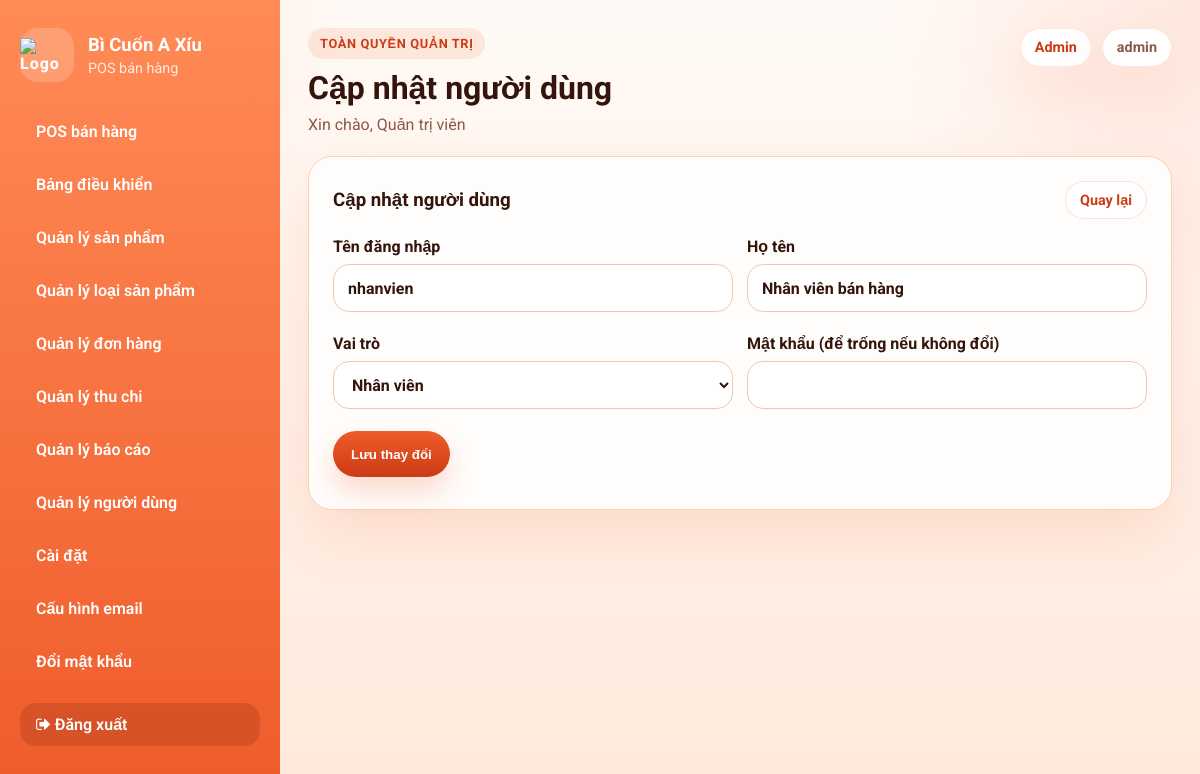
/admin/user_form.php?id=2 (signed in), run on the app's committed database.
### tables this page shows
CREATE TABLE users (
  id INT AUTO_INCREMENT PRIMARY KEY,
  username VARCHAR(80) NOT NULL UNIQUE,
  password_hash VARCHAR(255) NOT NULL,
  full_name VARCHAR(120) NOT NULL,
  role ENUM('admin', 'staff') NOT NULL DEFAULT 'staff',
  created_at TIMESTAMP DEFAULT CURRENT_TIMESTAMP
);

### config/helpers.php (called while the page is built, shortened)
<?php
function h($s)
{
    return htmlspecialchars((string) $s, ENT_QUOTES, 'UTF-8');
}

### admin/config.php (called while the page is built, shortened)
<?php
require_once __DIR__ . '/../config/db.php';
require_once __DIR__ . '/../config/helpers.php';
function adminNormalizeRole($role)
{
    $role = strtolower(trim((string) $role));
    if (in_array($role, ['staff', 'employee', 'nhan_vien', 'nhanvien'], true)) {
        return STAFF_ROLE;
    }
    return $role === ADMIN_ROLE ? ADMIN_ROLE : STAFF_ROLE;
}
function adminH($value)
{
    if (function_exists('h')) {
        return h($value);
    }
    return htmlspecialchars((string) $value, ENT_QUOTES, 'UTF-8');
}
function adminPrepare($sql)
{
    global $conn;
    $stmt = $conn->prepare($sql);
    return $stmt;
}

### admin/helpers.php (called while the page is built, shortened)
<?php
function admin_bind_and_execute($stmt, $types = '', array $params = [])
{
    if ($types !== '' && !empty($params)) {
        $stmt->bind_param($types, ...$params);
    }
    if (!$stmt->execute()) {
        adminAbort('Lỗi truy vấn cơ sở dữ liệu: ' . $stmt->error, 500);
    }
    return $stmt;
}
function admin_fetch_all($sql, $types = '', array $params = [])
{
    $stmt = adminPrepare($sql);
    admin_bind_and_execute($stmt, $types, $params);
    $result = $stmt->get_result();
    $rows = $result ? $result->fetch_all(MYSQLI_ASSOC) : [];
    return $rows;
}
function admin_fetch_one($sql, $types = '', array $params = [])
{
    $rows = admin_fetch_all($sql, $types, $params);
    return $rows[0] ?? null;
}

### admin/user_form.php (the view, shortened to what this page needs)
<?php
require_once __DIR__ . '/config.php';
require_once __DIR__ . '/helpers.php';
$userId = (int) ($_GET['id'] ?? 0);
$isEditing = $userId > 0;
$page_title = $isEditing ? 'Cập nhật người dùng' : 'Tạo người dùng mới';
if ($isEditing) {
    $user = admin_fetch_one('SELECT id, username, full_name, role FROM users WHERE id = ? LIMIT 1', 'i', [$userId]);
    $user['role'] = adminNormalizeRole($user['role']);
}
include __DIR__ . '/layout/header.php';
?>
<div class="panel">
    <div class="panel-header">
        <h3><?= adminH($page_title) ?></h3>
        <a class="button light small" href="users.php">Quay lại</a>
    </div>
    <form method="post" class="form-card">
        <div class="field">
            <label for="username">Tên đăng nhập</label>
            <input id="username" type="text" name="username" value="<?= adminH($user['username']) ?>" required>
        </div>
        <div class="field">
            <label for="full_name">Họ tên</label>
            <input id="full_name" type="text" name="full_name" value="<?= adminH($user['full_name']) ?>" required>
        </div>
        <div class="field">
            <label for="role">Vai trò</label>
            <select id="role" name="role">
                <option value="staff" <?= $user['role'] === STAFF_ROLE ? 'selected' : '' ?>>Nhân viên</option>
            </select>
        </div>
        <div class="field">
            <label for="password">Mật khẩu <?= $isEditing ? '(để trống nếu không đổi)' : '' ?></label>
            <input id="password" type="password" name="password" <?= $isEditing ? '' : 'required' ?>>
        </div>
        <div class="field field--full">
            <button type="submit" class="button"><?= $isEditing ? 'Lưu thay đổi' : 'Tạo tài khoản' ?></button>
        </div>
    </form>
</div>
<?php include __DIR__ . '/layout/footer.php'; ?>

### admin/assets/admin.css (style rules this page uses)
:root { --bg: #fff8f3; --surface: #fffdfb; --surface-soft: #fff1e6; --surface-strong: #ffe0c8; --border: #ffd0b0; --text: #33150b; --muted: #8a5a49; --primary: #ef5b2a; --primary-dark: #cb3b16; --accent: #ff915f; --danger: #d93d2c; --success: #2f8c55; --shadow: 0 24px 60px rgba(239, 91, 42, 0.14); }
* { box-sizing: border-box; }
html { font-size: 16px; }
body { margin: 0; color: var(--text); font-family: 'Roboto', sans-serif; background: radial-gradient(circle at top left, rgba(255, 180, 126, 0.34), transparent 24%), radial-gradient(circle at top right, rgba(255, 104, 61, 0.12), transparent 22%), linear-gradient(180deg, #fffaf6 0%, #ffe9db 100%); }
a { color: inherit; }
.panel, .card { background: var(--surface); border: 1px solid var(--border); border-radius: 24px; box-shadow: var(--shadow); }
.panel { padding: 24px; }
.panel-header, .section-head { display: flex; justify-content: space-between; gap: 12px; align-items: center; margin-bottom: 18px; }
.panel-header h2, .panel-header h3, .section-head h3, .section-head h4, .card h2, .card h3, .card h4 { margin: 0; }
.button { appearance: none; border: none; display: inline-flex; align-items: center; justify-content: center; gap: 8px; min-height: 46px; padding: 12px 18px; border-radius: 999px; background: linear-gradient(180deg, var(--primary) 0%, var(--primary-dark) 100%); color: #fff; text-decoration: none; font-weight: 700; cursor: pointer; box-shadow: 0 14px 28px rgba(239, 91, 42, 0.22); }
.button.light { background: #fff; color: var(--primary-dark); border: 1px solid rgba(239, 91, 42, 0.18); box-shadow: none; }
.button.small { min-height: 38px; padding: 8px 14px; font-size: 0.9rem; }
.form-inline, .filters-grid, .form-card { display: grid; gap: 14px; }
.form-card { grid-template-columns: repeat(2, minmax(0, 1fr)); }
.field { display: block; margin-bottom: 8px; font-weight: 700; }
.form-card label, .field label { display: block; margin-bottom: 8px; font-weight: 700; }
.field--full { grid-column: 1 / -1; }
input, select, textarea { width: 100%; min-height: 48px; padding: 12px 14px; border-radius: 16px; border: 1px solid #f0c7b1; background: #fff; color: var(--text); font: inherit; }

### data on the page
users: username "nhanvien", full_name "Nhân viên bán hàng", role "Nhân viên"

### other printed values
adminH($item['label']) "POS bán hàng"
adminH($item['label']) "Bảng điều khiển"
adminH($item['label']) "Quản lý sản phẩm"
adminH($item['label']) "Quản lý loại sản phẩm"
adminH($item['label']) "Quản lý đơn hàng"
adminH($item['label']) "Quản lý thu chi"
adminH($item['label']) "Quản lý báo cáo"
adminH($item['label']) "Quản lý người dùng"
adminH($item['label']) "Cài đặt"
adminH($item['label']) "Cấu hình email"
adminH($pageTitle) "Cập nhật người dùng"
adminH(adminFullName() ?: adminUserName() ?: 'Nhân viên') "Quản trị viên"
adminH(admin_role_label(adminRole())) "Admin"
adminH(adminUserName()) "admin"
adminH($page_title) "Cập nhật người dùng"
